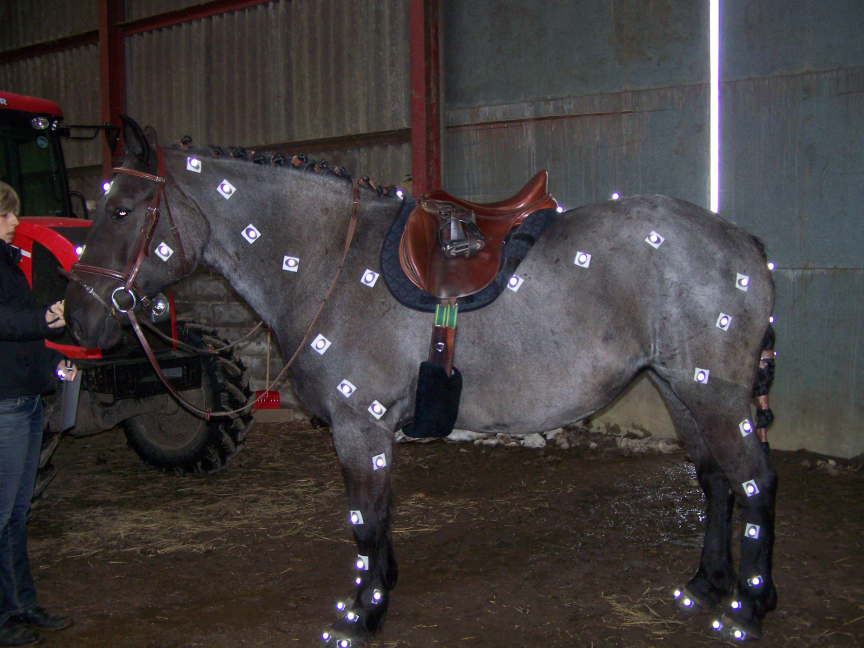
#> input picture resources/images/horse.jpg, 2592 x 1944 px (shown at 1/3 size)
$ python -i trackers.py   (imports and definitions only)   (Python 2 division)   (older library calls are emulated)
#> lines starting #> are read from the running program, lines starting #| are printed output that depends on the picture
#> further down, picture is the input picture: shape (1944, 2592, 3); mean B, G, R 59.2, 59, 64.2
### resources/utils.py
import cv2
import numpy
import scipy.interpolate

# [51 lines left out: functions createFlatView, createLookupArray, applyLookupArray, createCurveFunc, createCompositeFunc, not called in this run]

def isGray(image):
    """Return True if the image has one channel per pixel."""
    return image.ndim < 3

def widthHeightDividedBy(image, divisor):
    """Return an image's dimensions, divided by a value."""
    h, w = image.shape[:2]
    return (w/divisor, h/divisor)

### resources/trackers.py
import cv2
import rects
import utils

class HorseTracker(object):
    '''
    @todo: Tracker for horses features.
    '''

class Face(object):
    """Data on facial features: face, eyes, nose, mouth."""

    # [6 lines left out: function __init__, not called in this run]

class FaceTracker(object):
    """A tracker for facial features: face, eyes, nose, mouth."""

    def __init__(self, scaleFactor = 1.2, minNeighbors = 2,
                 flags = cv2.cv.CV_HAAR_SCALE_IMAGE):

        self.scaleFactor = scaleFactor
        self.minNeighbors = minNeighbors
        self.flags = flags

        self._faces = []

        self._faceClassifier = cv2.CascadeClassifier(
            'cascades/haarcascade_frontalface_alt.xml')
        self._eyeClassifier = cv2.CascadeClassifier(
            'cascades/haarcascade_eye.xml')
        self._noseClassifier = cv2.CascadeClassifier(
            'cascades/haarcascade_mcs_nose.xml')
        self._mouthClassifier = cv2.CascadeClassifier(
            'cascades/haarcascade_mcs_mouth.xml')

    # [4 lines left out: function faces, not called in this run]

    def update(self, image):
        """Update the tracked facial features."""

        self._faces = []

        if utils.isGray(image):
            image = cv2.equalizeHist(image)
        else:
            image = cv2.cvtColor(image, cv2.cv.CV_BGR2GRAY)
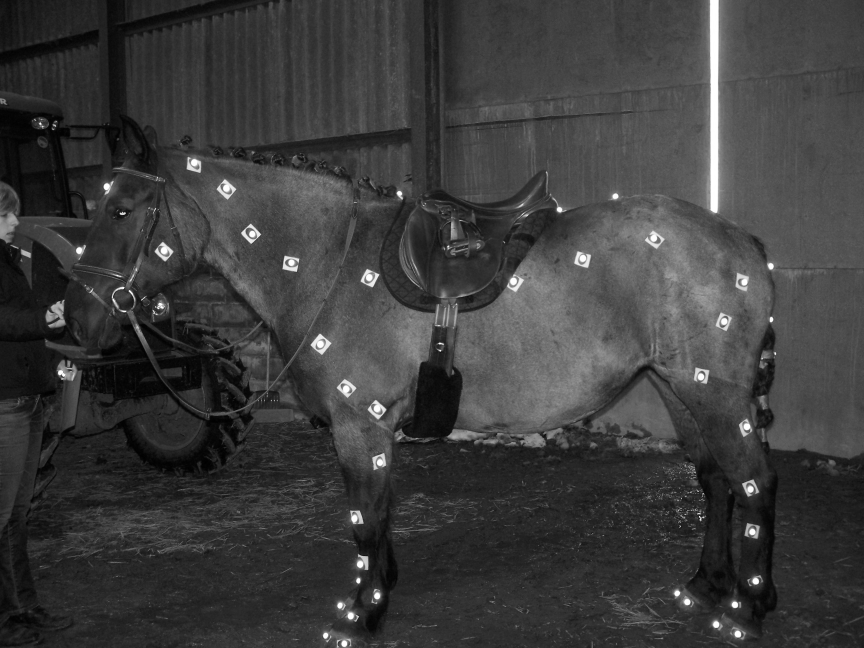
#> image: shape (1944, 2592) (shown at 1/3 size); min 0, max 255, mean 60.6
            cv2.equalizeHist(image, image)
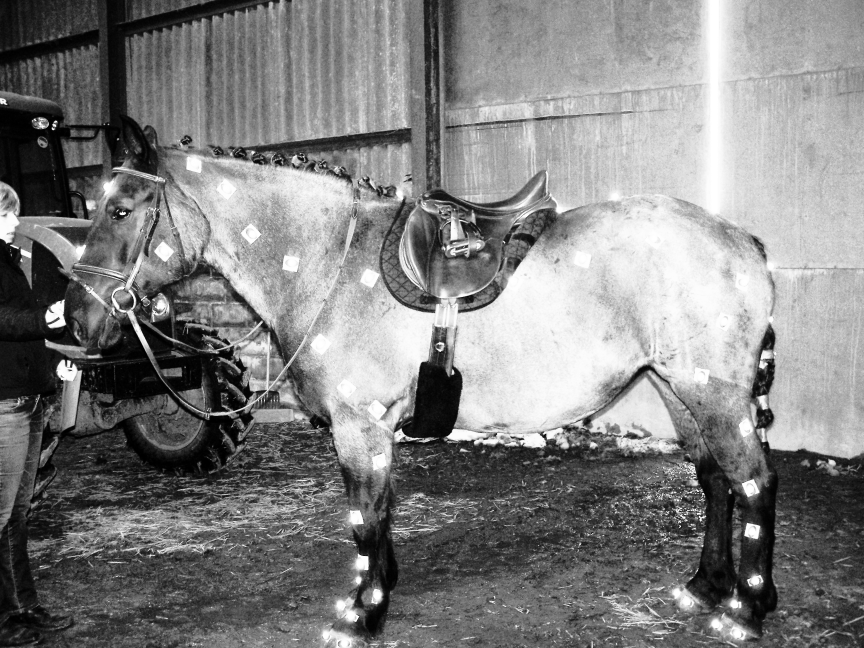
#> image: shape (1944, 2592) (shown at 1/3 size); min 0, max 255, mean 128.9

        minSize = utils.widthHeightDividedBy(image, 8)
#> minSize = (324, 243)

        faceRects = self._faceClassifier.detectMultiScale(
            image, self.scaleFactor, self.minNeighbors, self.flags,
            minSize)
#> faceRects = ()

        if faceRects is not None:
            for faceRect in faceRects:

                face = Face()
                face.faceRect = faceRect

                x, y, w, h = faceRect

                # Seek an eye in the upper-left part of the face.
                searchRect = (x+w/7, y, w*2/7, h/2)
                face.leftEyeRect = self._detectOneObject(
                    self._eyeClassifier, image, searchRect, 64)

                # Seek an eye in the upper-right part of the face.
                searchRect = (x+w*4/7, y, w*2/7, h/2)
                face.rightEyeRect = self._detectOneObject(
                    self._eyeClassifier, image, searchRect, 64)

                # Seek a nose in the middle part of the face.
                searchRect = (x+w/4, y+h/4, w/2, h/2)
                face.noseRect = self._detectOneObject(
                    self._noseClassifier, image, searchRect, 32)

                # Seek a mouth in the lower-middle part of the face.
                searchRect = (x+w/6, y+h*2/3, w*2/3, h/3)
                face.mouthRect = self._detectOneObject(
                    self._mouthClassifier, image, searchRect, 16)

                self._faces.append(face)
#> this loop made 0 passes
#> after the loop, self._faces = []

    # [43 lines left out: functions _detectOneObject, drawDebugRects, not called in this run]

>>> import cv2
>>> picture = cv2.imread('images/horse.jpg')
>>> result = FaceTracker().update(picture)
